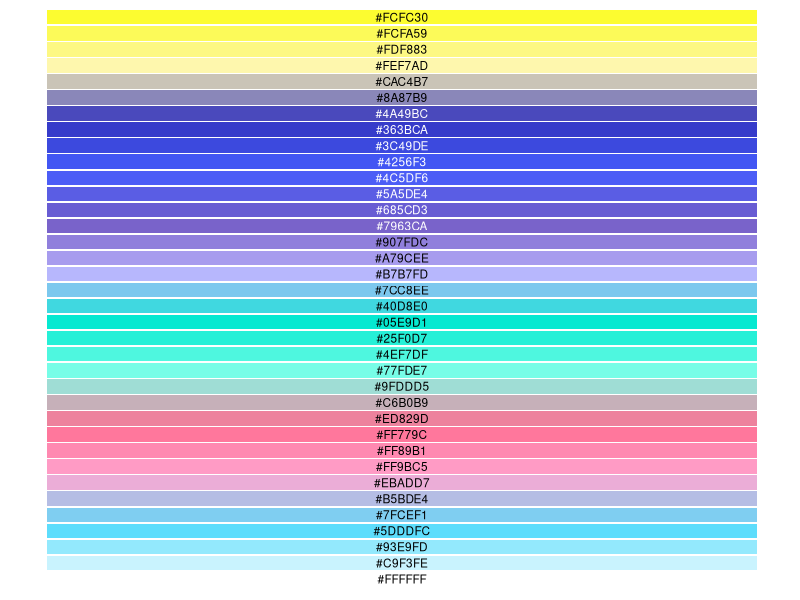
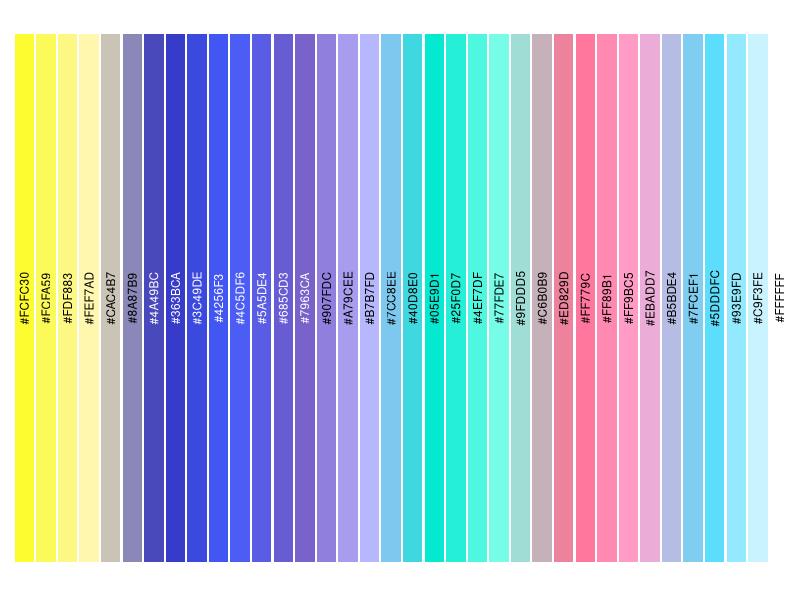
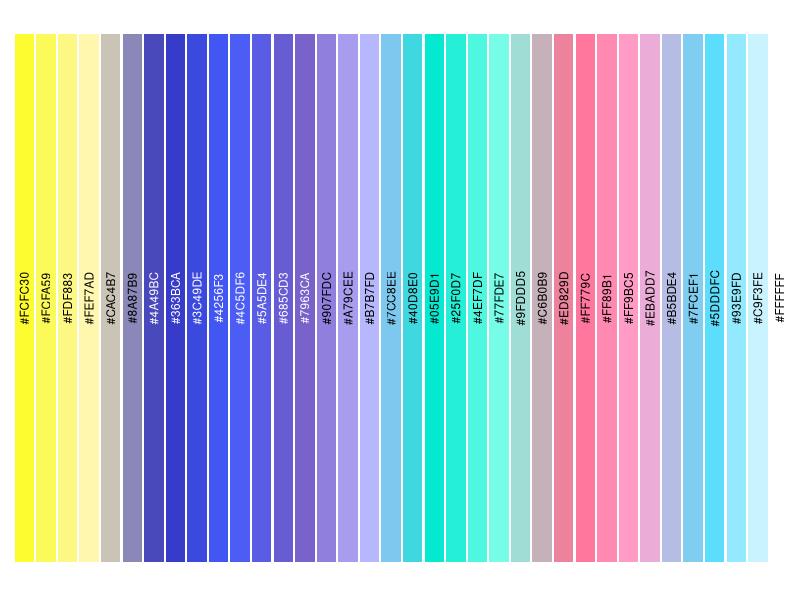
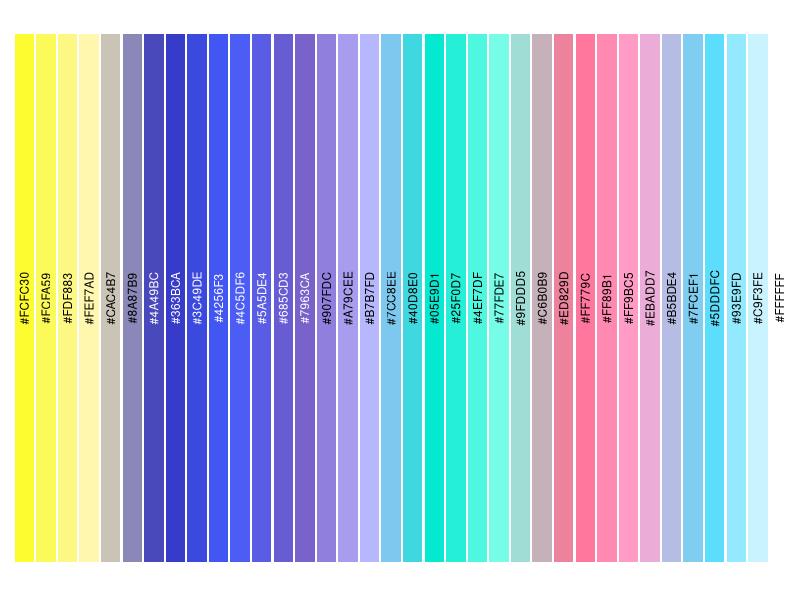
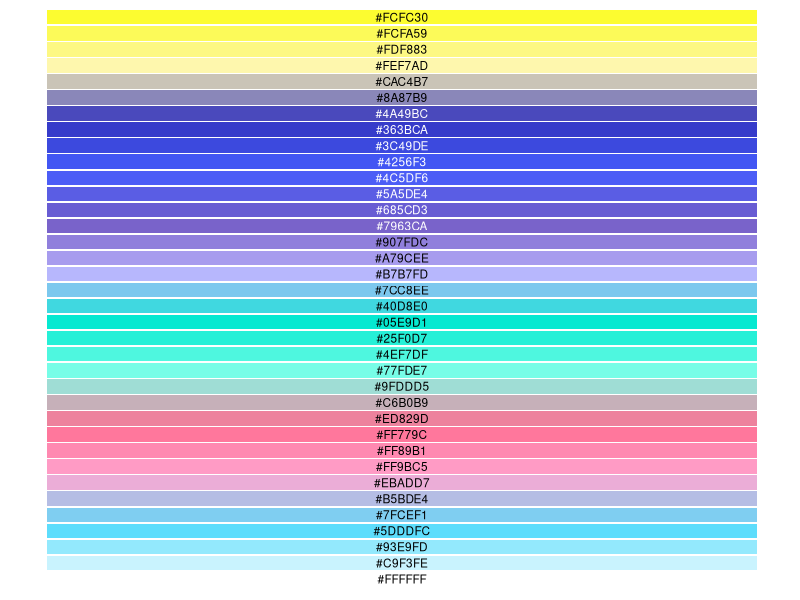
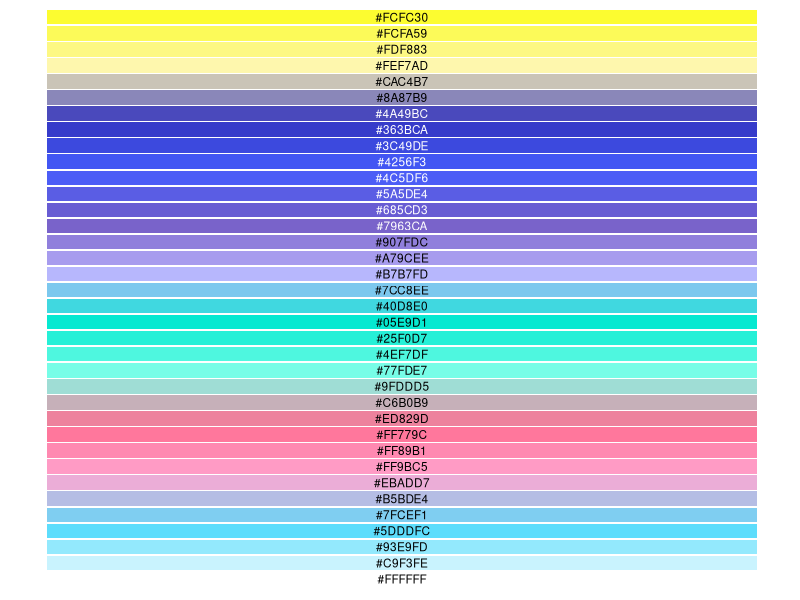

Reproduce these figures in R, in order.
# Load the necessary packages
library(grDevices)
library(ggplot2)

# pallete name:
pallete_name = "pallete_1"

# Define your base colors
base_colors <- c(

  "#FCFC30",
  "#FFF7B5",
  "#3333BD",
  "#465EFF",
  "#735CC6",
  "#BDB6FF",
  "#00EBD0",  
  "#83FFEA",
  "#FF6E91",
  "#FFA7D3",
  "#54DCFC",
  "#FFFFFF"
  
)

# choose the length of the pallete
l = length(base_colors) * 3

# Create a function to generate a palette
generate_palette <- function(colors, l) {
  colorRampPalette(colors)(l)
}

# Create a function to calculate luminance
calculate_luminance <- function(color) {
  rgb <- col2rgb(color) / 255
  c <- c(0.299, 0.587, 0.114)
  sum(rgb * c)
}

# Generate the palette
palette <- generate_palette(base_colors, l)

# Determine label colors based on luminance
label_colors <- sapply(palette, function(color) {
  if (calculate_luminance(color) > 0.5) "black" else "white"
})

# Create a data frame for plotting
palette_df <- data.frame(
  Color = factor(seq_along(palette), labels = palette),
  Hex = palette,
  LabelColor = label_colors
)

# Create the vertical plot and assign it to a variable
p_x <- ggplot(palette_df, aes(x = Color, y = 1, fill = Hex)) +
  geom_tile(width = 0.9, height = 0.9) +
  scale_fill_identity() +
  theme_minimal() +
  theme(
    axis.text.y = element_blank(),
    axis.ticks.y = element_blank(),
    axis.text.x = element_blank(),
    panel.grid.major = element_blank(),
    panel.grid.minor = element_blank(),
    axis.title.x = element_blank(),  # Remove x-axis title
    axis.title.y = element_blank()   # Remove y-axis title
  ) +
  geom_text(aes(label = Hex, color = LabelColor), vjust = 0.5, hjust = 0.5, 
            size = 3, angle = 90) +
  scale_color_identity()

# Reverse the order of the palette and label colors for the p_y plot
palette_reversed <- rev(palette)
label_colors_reversed <- rev(label_colors)

# Create a data frame for the reversed palette
palette_df_reversed <- data.frame(
  Color = factor(seq_along(palette_reversed), labels = palette_reversed),
  Hex = palette_reversed,
  LabelColor = label_colors_reversed
)

# Create the horizontal plot with the reversed order and assign it to a variable
p_y <- ggplot(palette_df_reversed, aes(x = 1, y = Color, fill = Hex)) +
  geom_tile(width = 0.9, height = 0.9) +
  scale_fill_identity() +
  theme_minimal() +
  theme(
    axis.text.x = element_blank(),
    axis.ticks.x = element_blank(),
    axis.text.y = element_blank(),
    panel.grid.major = element_blank(),
    panel.grid.minor = element_blank(),
    axis.title.x = element_blank(),  # Remove x-axis title
    axis.title.y = element_blank()   # Remove y-axis title
  ) +
  geom_text(aes(label = Hex, color = LabelColor), 
            vjust = 0.5, hjust = 0.5, size = 3) +
  scale_color_identity()

width_p_x = 8
height_p_x = 4

width_p_y = 1
height_p_y = 8

# Save the vertical plot to a PNG file
ggsave(
  paste0(pallete_name, "_x.png"), 
  plot = p_x, width = width_p_x, height = height_p_x, units = "in")

# Save the vertical plot to a PDF file
ggsave(
  paste0(pallete_name, "_x.pdf"),
  plot = p_x, width = width_p_x, height = height_p_x, units = "in")

# Save the horizontal plot to a PNG file
ggsave(
  paste0(pallete_name, "_y.png"),
  plot = p_y, width = width_p_y, height = height_p_y, units = "in")

# Save the horizontal plot to a PDF file
ggsave(
  paste0(pallete_name, "_y.pdf"),
  plot = p_y, width = width_p_y, height = height_p_y, units = "in")

plot(p_y)
plot(p_x)